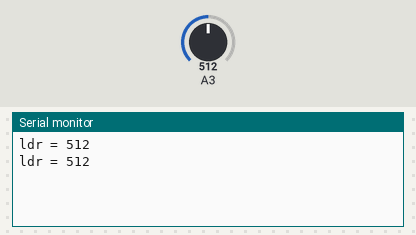
This sketch was run on a simulated Arduino Uno, built with avr-gcc and run on an emulated ATmega328P. Parts: the last lines printed to the serial monitor. Inputs (shaded band) come from the test bench; at power-on: A3 = 512.

Above: at 3.8 s.
3.9 s: A3 set to 716
At 6.6 s:
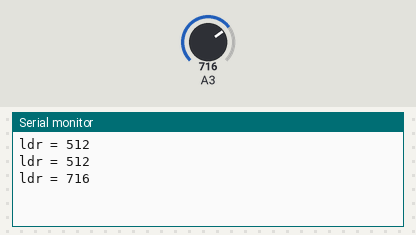
7.8 s: A3 set to 900
At 10.1 s:
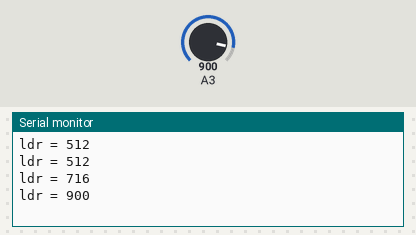
Timing chart, 0 to 11.6 s (numbered marks = the images above; inputs shaded):
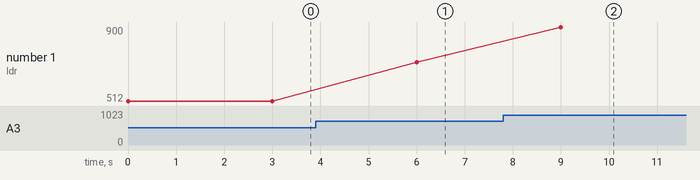

Measured:
- after the input at 3.9 s, the serial monitor: prints a new line after 2.1 s (image 1)
- after the input at 7.8 s, the serial monitor: prints a new line after 1.2 s (image 2)
- plotted number 1: 512 → 716 after the input at 3.9 s, 716 → 900 after the input at 7.8 s

The sketch:

sketch_LDR_arduino_5000.ino
```cpp
int ldr_val = 0; // variable to store the LDR value

void setup()
{
  // No pinMode Statement required for Analog Pins :)
  Serial.begin(9600); // Initialise Serial Communication
}

void loop()
{
  ldr_val = analogRead(3); // Read the ldr value and store it in the variable
  Serial.print("ldr = ");
  Serial.println(ldr_val); // print the ldr value to serial monitor
  delay(3000); // a delay - do not remove this delay (you can change it) as otherwise the serial monitor will get flooded with data and might crash
}
```
